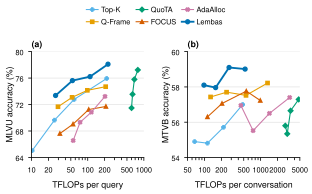

Generate this figure with Python:
"""Accuracy against compute, single turn and multi turn side by side in ONE column.

(a) single turn: MLVU accuracy against TFLOPs per query (fig/tflops_curve.csv);
(b) multi turn: MT-Video-Bench accuracy against TFLOPs per conversation, all turns (fig/multiturn_curve.csv).
Each method is one line through its four per-turn budgets (1,536 / 3,072 / 6,144 / 12,288 tokens). One shared legend.

Regenerate:  uv run --no-project --with matplotlib --with numpy python fig/tflops_pair.py
"""
import csv
import os
from collections import defaultdict

import matplotlib.pyplot as plt
import matplotlib.ticker

from logaxis import log_axis
from methods import METHODS, is_ours
from orx_figstyle import COLUMN, panel_labels, save, use_style

HERE = os.path.dirname(os.path.abspath(__file__))


def load(name):
    rows = defaultdict(list)
    with open(os.path.join(HERE, name)) as handle:
        for r in csv.DictReader(handle):
            rows[r["method"]].append((float(r["tflops"]), float(r["accuracy"])))
    return rows


def main():
    use_style()
    plt.rcParams.update({"xtick.labelsize": 5.5, "ytick.labelsize": 5.5, "axes.labelsize": 6.5})
    fig, axes = plt.subplots(1, 2, figsize=(COLUMN, COLUMN * 0.62), layout="constrained")
    # (file, x label, y label, x limits, y ticks): every axis starts at its first tick and ends at its last tick
    panels = [("tflops_curve.csv", "TFLOPs per query", "MLVU accuracy (%)", (10, 1000), [64, 68, 72, 76, 80]),
              ("multiturn_curve.csv", "TFLOPs per conversation", "MTVB accuracy (%)", (50, 5000), [54, 56, 58, 60])]
    handles = {}
    for ax, (name, xlabel, ylabel, ticks, yticks) in zip(axes, panels):
        rows = load(name)
        for method, (color, marker) in METHODS.items():
            pts = sorted(rows.get(method, []))
            if not pts:  # panel (b) shows every method (author decision, 2026-11-16)
                continue
            ours = is_ours(method)
            x, y = zip(*pts)
            (h,) = ax.plot(x, y, color=color, marker=marker, ms=3 if ours else 2.5, lw=1.4 if ours else 0.8,
                           zorder=3 if ours else 2, label=method)
            handles.setdefault(method, h)
        log_axis(ax, *ticks)  # 1-2-5 labels, complete minor ticks, limits at labelled ticks
        ax.set_xlabel(xlabel)
        ax.set_ylabel(ylabel, labelpad=1)
        ax.set_yticks(yticks)  # accuracy ticks are always integers
        ax.set_ylim(yticks[0], yticks[-1])
    order = [m for m in METHODS if m in handles]
    fig.legend([handles[m] for m in order], order, loc="outside upper center", ncol=3, frameon=False, fontsize=5.5,
               columnspacing=0.8, handlelength=1.6, handletextpad=0.4)
    panel_labels(axes)
    print(save(fig, os.path.join(HERE, "tflops_pair")))


if __name__ == "__main__":
    main()
